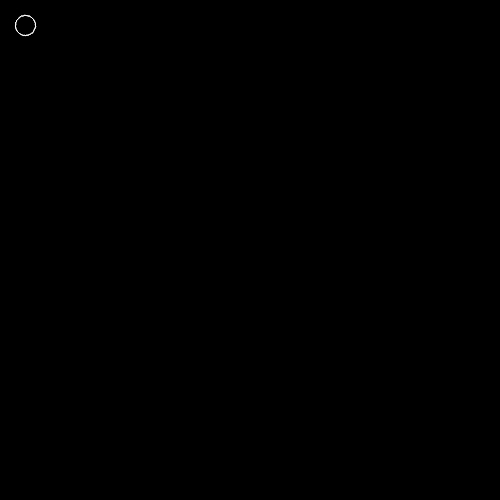
Frame 1 (no input)
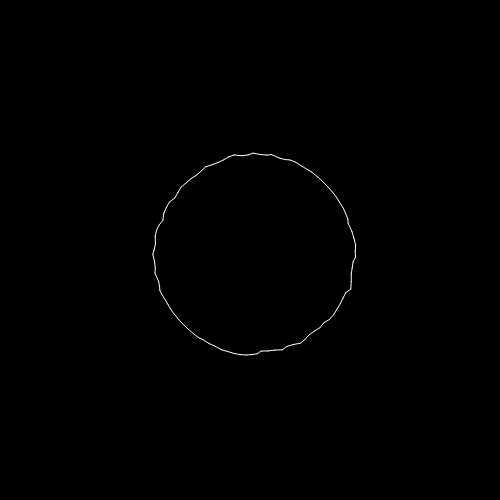
Frame 60 (no input)
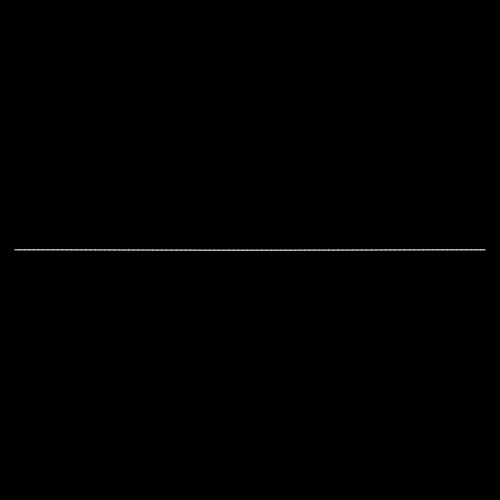
Frame 120 (the mouse pressed at the canvas centre since frame 60)

The p5.js sketch that drew these frames (run headless with seeded random() and noise() and a simulated clock; from frame 60 on, the mouse is pressed at the canvas centre):

// p5.js sketch
// ── sketch.js
var points;
var targetPoints
var isCircle

function setup () {
  createCanvas(500, 500);
  points = [];
  targetPoints = [];
  for(var i=0; i < 100; i++) {
    points.push(createVector(0,0));
    targetPoints.push(createVector(0,0));
  }
  isCircle = true;
}

function draw() {
    background(0);
    var numOfPoints = 100;
    var sizeOfCircle = 100;
    stroke(255);
    var millisecond = Date.now();
    for(var i=0; i < numOfPoints; i++) {
      var segment = i/(numOfPoints-1);
      var radian = (Math.PI * 2) * segment-Math.PI/2;
      if (isCircle) {
        var xPos = Math.cos(radian) * sizeOfCircle + width/2;
        var yPos = Math.sin(radian) * sizeOfCircle + height/2;
        var noiseMult = 0.1;
        var noiseValue = noise(xPos * noiseMult, yPos * noiseMult, millisecond * 0.001);
        noiseValue *= 10;
        var point = createVector(xPos+noiseValue, yPos+noiseValue);
      } else {
        var lineLength = Math.PI * 1.5 * sizeOfCircle;
        var xPos = width/2 + ((1-segment) * lineLength) - (lineLength/2);
        var yPos = height/2;
        var point = createVector(xPos, yPos);
      }

      targetPoints[i] = point;
      points[i] = p5.Vector.lerp(points[i], targetPoints[i], 0.1);
      if (i > 0) {
        var prevPoint = points[i-1];
        var currentPoint = points[i];
        line(prevPoint.x, prevPoint.y, currentPoint.x, currentPoint.y);
      }

    }
}

function mousePressed() {
  isCircle = !isCircle;
}
